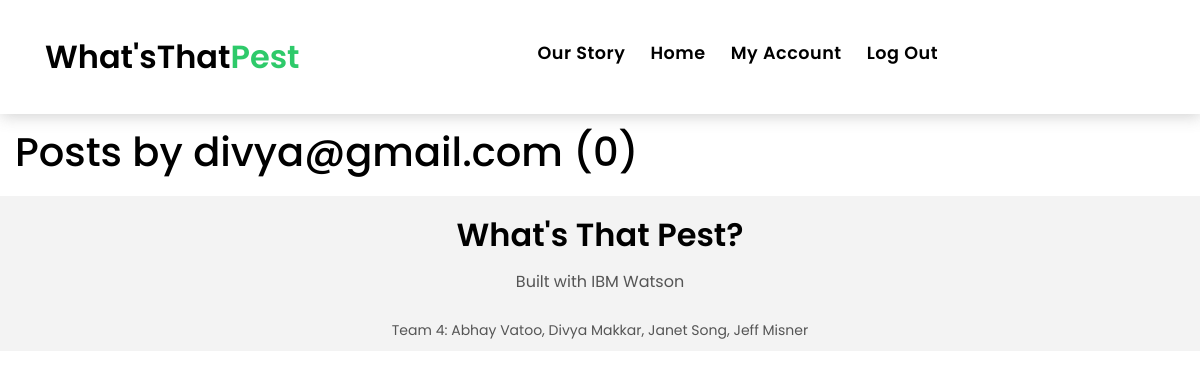
Before: /user/divya@gmail.com with the older database file.
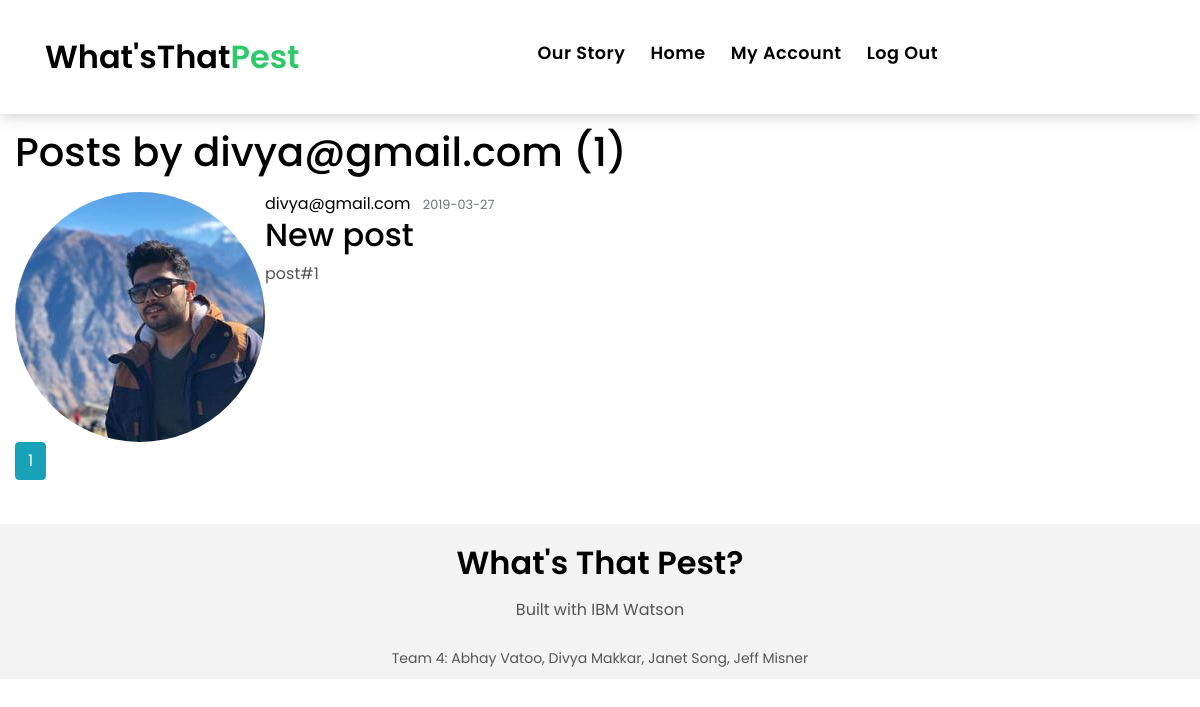
After: the same page with the newer database file.
### whatsThatPest/models.py (models this page shows, shortened)
class User(db.Model, UserMixin):
    id = db.Column(db.Integer, primary_key=True)
    username = db.Column(db.String(20), unique=True, nullable=False)
    email = db.Column(db.String(120), unique=True, nullable=False)
    profile_image = db.Column(db.String(20), nullable=False, default='default.jpg')
    password = db.Column(db.String(60), nullable=False)
    posts = db.relationship('Post', backref='author', lazy=True)
    bugs = db.relationship('Bug', backref='author', lazy=True)

class Post(db.Model):
    id = db.Column(db.Integer, primary_key=True)
    title = db.Column(db.String(100), nullable=False)
    date_posted = db.Column(db.DateTime, nullable=False, default=datetime.utcnow)
    content = db.Column(db.Text, nullable=False)
    user_id = db.Column(db.Integer, db.ForeignKey('user.id'), nullable=False)
    post_image = db.Column(db.String(20))

### whatsThatPest/users/routes.py (the view)
@users.route("/user/<string:username>")
def user_posts(username):
    page = request.args.get('page', 1, type=int)
    user = User.query.filter_by(username=username).first_or_404()
    posts = Post.query.filter_by(author=user)\
        .order_by(Post.date_posted.desc())\
        .paginate(page=page, per_page=5)
    return render_template('user_posts.html', posts=posts, user=user)

### whatsThatPest/templates/user_posts.html
{% extends "layout.html" %}
{% block content %}
    <h1 class="mb-3">Posts by {{ user.username }} ({{ posts.total }})</h1>
    {% for post in posts.items %}
        <article class="media content-section">
          <img class="rounded-circle article-img" src="{{ url_for('static', filename='profile_pics/' + post.author.profile_image) }}">
          <div class="media-body">
            <div class="article-metadata">
              <a class="mr-2" href="{{ url_for('users.user_posts', username=post.author.username) }}">{{ post.author.username }}</a>
              <small class="text-muted">{{ post.date_posted.strftime('%Y-%m-%d') }}</small>
            </div>
            <h2><a class="article-title" href="{{ url_for('posts.post', post_id=post.id) }}">{{ post.title }}</a></h2>
            <p class="article-content">{{ post.content }}</p>
          </div>
        </article>
    {% endfor %}
    {% for page_num in posts.iter_pages(left_edge=1, right_edge=1, left_current=1, right_current=2) %}
      {% if page_num %}
        {% if posts.page == page_num %}
          <a class="btn btn-info mb-4" href="{{ url_for('users.user_posts', username=user.username, page=page_num) }}">{{ page_num }}</a>
        {% else %}
          <a class="btn btn-outline-info mb-4" href="{{ url_for('users.user_posts', username=user.username, page=page_num) }}">{{ page_num }}</a>
        {% endif %}
      {% else %}
        ...
      {% endif %}
    {% endfor %}
{% endblock content %}

### whatsThatPest/templates/layout.html (shortened to what this page needs)
<!DOCTYPE html>
<html>
<head>
  <link rel="stylesheet" href="https://maxcdn.bootstrapcdn.com/bootstrap/4.0.0/css/bootstrap.min.css">
  <link rel="stylesheet" href="https://use.fontawesome.com/releases/v5.8.1/css/all.css">
  <link rel="stylesheet" type="text/css" href="{{ url_for('static', filename='lib/animate/animate.min.css') }}">
  <link rel="stylesheet" type="text/css" href="{{ url_for('static', filename='lib/ionicons/css/ionicons.min.css') }}">
  <link rel="stylesheet" type="text/css" href="{{ url_for('static', filename='lib/owlcarousel/assets/owl.carousel.min.css') }}">
  <link rel="stylesheet" type="text/css" href="{{ url_for('static', filename='css/index.css') }}">
  <link rel="stylesheet" type="text/css" href="{{ url_for('static', filename='css/style.css') }}">
</head>
<body>
  <nav class="navbar navbar-default navbar-trans navbar-expand-lg fixed-top">
    <div class="container">
      <a class="navbar-brand text-brand" href="/index">What'sThat<span class="color-b">Pest</span></a>
      <div class="navbar-collapse collapse justify-content-center" id="navbarDefault">
        <ul class="navbar-nav">
          <li class="nav-item">
            <a class="nav-link" href="/about">Our Story</a>
          </li>
          <li class="nav-item">
            <a class="nav-link" href="/home">Home</a>
          </li>
          <li class="nav-item">
            <a class="nav-link" href="/account">My Account</a>
          </li>
          <li class="nav-item">
            <a class="nav-link" href="/logout">Log Out</a>
          </li>
        </ul>
      </div>
    </div>
  </nav>
  <section class="intro-single">
    <main role="main" class="container-fluid">
      {% block content %}{% endblock %}
    </main>
  </section>
  <section class="section-footer">
    <div class="container">
      <div class="row">
        <div class="col-sm-12 col-md-12">
          <div class="widget-a">
            <div class="w-header-a">
              <h3 class="w-title-a text-brand">What's That Pest?</h3>
            </div>
            <div class="w-body-a">
              <p class="w-text-a color-text-a">
                Built with IBM Watson
              </p>
            </div>
          </div>
        </div>
      </div>
    </div>
  </section>
  <footer>
    <div class="container">
      <div class="row">
        <div class="col-md-12">
          <div class="credits">
            Team 4: Abhay Vatoo, Divya Makkar, Janet Song, Jeff Misner
          </div>
        </div>
      </div>
    </div>
  </footer>
</body>
</html>

### whatsThatPest/static/css/index.css (style rules this page uses)
body { font-family: 'Poppins', sans-serif; color: #555555; }
body, html { height: 100%; }
h1, h2, h3, h4, h5, h6 { color: #000000; }
a { color: #000000; transition: all .5s ease; }
.text-brand { color: #000000; font-size: 2rem; font-weight: 600; }
.color-b { color: #2eca6a; }
.color-text-a { color: #555555; }

### whatsThatPest/static/css/style.css (style rules this page uses)
body { font-family: 'Poppins', sans-serif; color: #555555; }
body, html { height: 100%; }
h1, h2, h3, h4, h5, h6 { color: #000000; }
a { color: #000000; transition: all .5s ease; }
.text-brand { color: #000000; font-size: 2rem; font-weight: 600; }
.color-b { color: #2eca6a; }
.color-text-a { color: #555555; }
.navbar-default { transition: all .5s ease-in-out; background-color: #ffffff; padding-top: 28px; padding-bottom: 28px; -webkit-backface-visibility: hidden; backface-visibility: hidden; box-shadow: 1px 2px 15px rgba(100, 100, 100, 0.3); }
.navbar-default.navbar-trans, .navbar-default.navbar-reduce { -webkit-backface-visibility: hidden; backface-visibility: hidden; }
.navbar-default.navbar-trans .nav-item, .navbar-default.navbar-reduce .nav-item { position: relative; padding-right: 10px; padding-bottom: 8px; margin-left: 0; }
.navbar-default.navbar-trans .nav-link, .navbar-default.navbar-reduce .nav-link { font-size: 1.1rem; color: #000000; font-weight: 600; letter-spacing: 0.030em; transition: all 0.1s ease-in-out; position: relative; padding-left: 0; padding-right: 0; }
.navbar-default.navbar-trans .nav-link:before, .navbar-default.navbar-reduce .nav-link:before { content: ''; position: absolute; bottom: 5px; left: 0; width: 100%; height: 2px; z-index: 0; background-color: #2eca6a; -webkit-transform: scaleX(0); transform: scaleX(0); -webkit-transform-origin: right; transform-origin: right; transition: opacity .2s ease-out 0.3s, -webkit-transform .2s ease-out; transition: transform .2s ease-out, opacity .2s ease-out 0.3s; transition: transform .2s ease-out, opacity .2s ease-out 0.3s, -webkit-transform .2s ease-out; }
.navbar-default.navbar-trans .nav-link:before { background-color: #2eca6a; }
.intro-single { padding: 8rem 0 0 0; }
.section-footer { text-align: center; padding-top: 20px; margin-top: 20px; background: #f3f3f3; }
.section-footer .widget-a .w-title-a { margin-bottom: 1rem; }
footer { background: #f3f3f3; text-align: center; padding: 10px 0; }
footer .credits { font-size: 14px; }
.btn { transition: .5s ease; }
@media (min-width: 768px) { .navbar-default.navbar-trans .nav-item, .navbar-default.navbar-reduce .nav-item { margin-left: 15px; } }

Changed rows visible on the page:
added Post: profile_image (picture), author.username "divya@gmail.com", date_posted "2019-03-27", title "New post", content "post#1"
Other visible differences:
{{ posts.total }}: "0" → "1"
new list line: "1"
